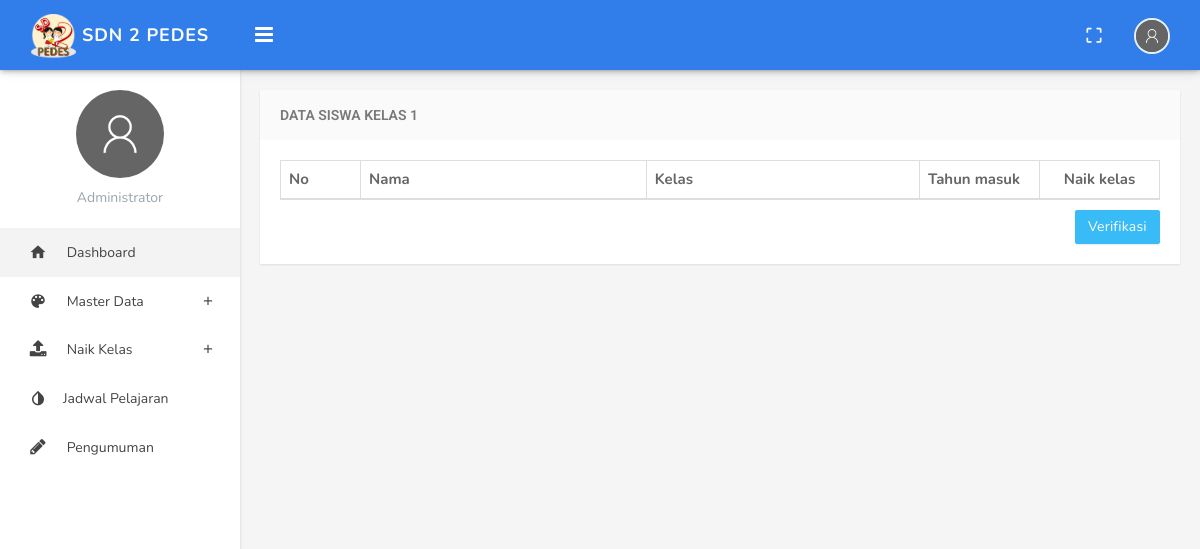
/index.php/admin/naikkelas/kelas1, run on an earlier commit of the app's database.
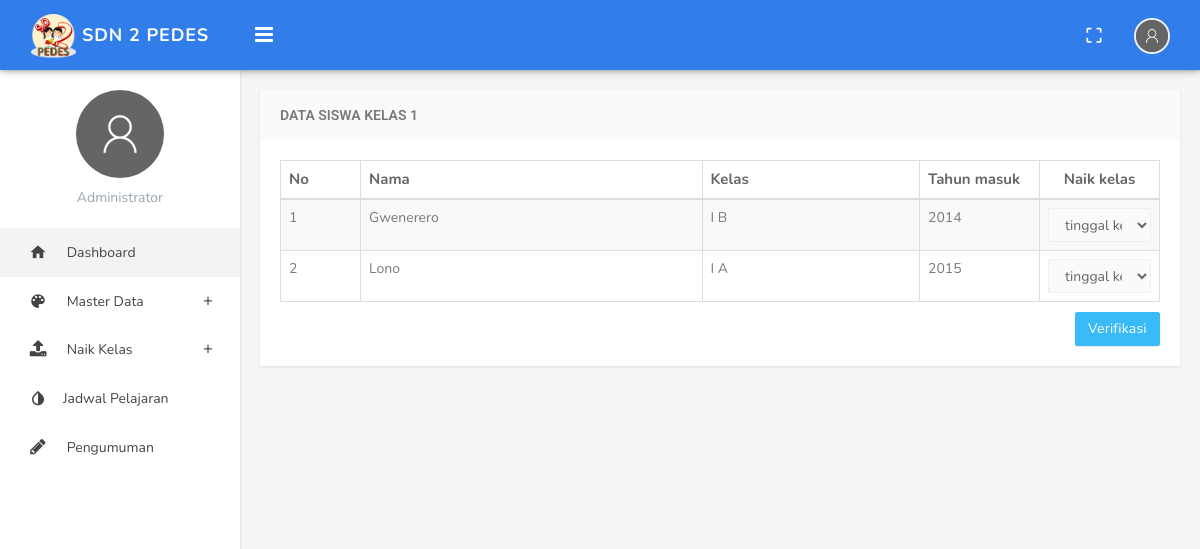
And on a later commit of the database.
### tables this page shows
CREATE TABLE `siswa` (
  `nis` varchar(15) NOT NULL,
  `nama` varchar(30) NOT NULL,
  `jk` enum('L','P') NOT NULL,
  `ttl` varchar(30) NOT NULL,
  `id_kelas` int(5) NOT NULL,
  `th_masuk` varchar(15) NOT NULL,
  `nope` varchar(15) NOT NULL,
  `alamat` varchar(50) NOT NULL,
  `semester` varchar(10) NOT NULL
);

CREATE TABLE `ruang_kelas` (
  `id` int(5) NOT NULL,
  `nama_ruangan` varchar(6) NOT NULL,
  `jumlah_siswa` int(2) NOT NULL,
  `status` int(11) NOT NULL
);

### application/controllers/admin/Naikkelas.php (called while the page is built, shortened)
<?php
class Naikkelas extends CI_Controller
{
    public function kelas1()
	{
        $data['siswa']= $this->db->select('siswa.*, ruang_kelas.nama_ruangan as kelas')->from('siswa')->join('ruang_kelas','ruang_kelas.id=siswa.id_kelas')->where('ruang_kelas.status',1)->get()->result();
        $stat = $this->db->select('status')->from('ruang_kelas')->where('ruang_kelas.id',1)->get()->row();
        $id = $stat->status;
        $data['naik']= $this->db->select('*')->from('ruang_kelas')->where('ruang_kelas.status',$id+1)->get()->result();
        $this->load->view('admin/naikkelas/kelas1',$data);
    }
}

### index.php (called while the page is built, shortened)
<?php
require_once BASEPATH.'core/CodeIgniter.php';

### application/views/admin/naikkelas/kelas1.php (the view, shortened to what this page needs)
<!DOCTYPE html>
<html>
<head>
</head>
<body class="fixed-left">
    <div id="wrapper">
        <div class="content-page">
			<div class="content">
				<div class="container">
					<div class="row">
						<div class="col-md-12">
							<div class="panel panel-default">
								<div class="panel-heading">
									<h3 class="panel-title">Data Siswa Kelas 1</h3>
								</div>
								<div class="panel-body">
									<form action="<?= base_url()."admin/naikkelas/simpan" ?>" method="POST">
										<table width="100%" class="table table-striped table-bordered" id="tabeldata">
											<thead>
												<tr>
													<th width="80">No</th>
													<th >Nama</th>
													<th>Kelas</th>
													<th width="120">Tahun masuk</th>
													<th width="120"><center>Naik kelas</center></th>
												</tr>
											</thead>
											<tbody>
											<?php $no = 1; ?>
												<?php foreach($siswa as $sw) : ?>
													<tr class="gradeX">
														<td><?= $no++;?> </td>
														<td><?= $sw->nama; ?></td>
														<td><?= $sw->kelas; ?></td>
														<td><?= $sw->th_masuk; ?></td>
														<td >
														<select name="kelas[]" class="form-control">
														<option value="<?= $sw->id_kelas; ?>">tinggal kelas</option>
														</select></td>
													</tr>
												<?php endforeach; ?>
											</tbody>
										</table>
										<button type="submit" class="btn btn-info waves-effect waves-light pull-right">Verifikasi</button>
									</form>
								</div>
							</div>
						</div>
						</div>
					</div>
				</div>
			</div>
		</div>
</body>
</html>

What changed in the data, as far as the page shows it:
added siswa: nama "Gwenerero", ruang_kelas.nama_ruangan "I B", th_masuk "2014"
added siswa: nama "Lono", ruang_kelas.nama_ruangan "I A", th_masuk "2015"
